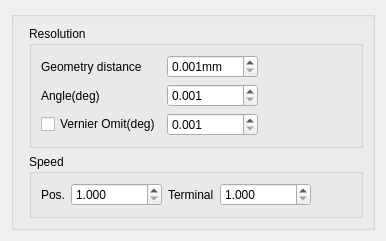
     <widget class="QWidget" name="tab_3">
      <attribute name="title">
       <string>Motion</string>
      </attribute>
      <layout class="QVBoxLayout" name="verticalLayout_9">
       <item>
        <widget class="QGroupBox" name="groupBox_8">
         <property name="title">
          <string/>
         </property>
         <layout class="QFormLayout" name="formLayout_4">
          <item row="1" column="1">
           <widget class="QGroupBox" name="groupBox_13">
            <property name="title">
             <string>Resolution</string>
            </property>
            <layout class="QGridLayout" name="gridLayout_9">
             <item row="2" column="1">
              <widget class="QDoubleSpinBox" name="spinOmit">
               <property name="toolTip">
                <string>Omit when less than angle</string>
               </property>
               <property name="decimals">
                <number>3</number>
               </property>
               <property name="minimum">
                <double>0.001000000000000</double>
               </property>
               <property name="maximum">
                <double>90.000000000000000</double>
               </property>
              </widget>
             </item>
             <item row="0" column="1">
              <widget class="QDoubleSpinBox" name="spinDistanceError">
               <property name="toolTip">
                <string>Geometry Distance</string>
               </property>
               <property name="suffix">
                <string>mm</string>
               </property>
               <property name="decimals">
                <number>3</number>
               </property>
               <property name="minimum">
                <double>0.001000000000000</double>
               </property>
               <property name="maximum">
                <double>100.000000000000000</double>
               </property>
              </widget>
             </item>
             <item row="0" column="0">
              <widget class="QLabel" name="label_24">
               <property name="text">
                <string>Geometry distance</string>
               </property>
              </widget>
             </item>
             <item row="1" column="1">
              <widget class="QDoubleSpinBox" name="spinAngleError">
               <property name="toolTip">
                <string>Angle Error</string>
               </property>
               <property name="decimals">
                <number>3</number>
               </property>
               <property name="minimum">
                <double>0.001000000000000</double>
               </property>
               <property name="maximum">
                <double>10.000000000000000</double>
               </property>
              </widget>
             </item>
             <item row="1" column="0">
              <widget class="QLabel" name="label_43">
               <property name="text">
                <string>Angle(deg)</string>
               </property>
              </widget>
             </item>
             <item row="2" column="0">
              <widget class="QCheckBox" name="chkOmit">
               <property name="layoutDirection">
                <enum>Qt::LeftToRight</enum>
               </property>
               <property name="text">
                <string>Vernier Omit(deg)</string>
               </property>
              </widget>
             </item>
             <item row="0" column="2">
              <spacer name="horizontalSpacer_7">
               <property name="orientation">
                <enum>Qt::Horizontal</enum>
               </property>
               <property name="sizeHint" stdset="0">
                <size>
                 <width>40</width>
                 <height>20</height>
                </size>
               </property>
              </spacer>
             </item>
            </layout>
           </widget>
          </item>
          <item row="2" column="1">
           <widget class="QGroupBox" name="groupBox_6">
            <property name="title">
             <string>Speed</string>
            </property>
            <layout class="QGridLayout" name="gridLayout_11">
             <item row="0" column="0">
              <widget class="QLabel" name="label_51">
               <property name="text">
                <string>Pos.</string>
               </property>
              </widget>
             </item>
             <item row="0" column="1">
              <widget class="QDoubleSpinBox" name="spinMaxSpeed">
               <property name="decimals">
                <number>3</number>
               </property>
               <property name="minimum">
                <double>1.000000000000000</double>
               </property>
               <property name="maximum">
                <double>1000000.000000000000000</double>
               </property>
              </widget>
             </item>
             <item row="0" column="4">
              <spacer name="horizontalSpacer_8">
               <property name="orientation">
                <enum>Qt::Horizontal</enum>
               </property>
               <property name="sizeHint" stdset="0">
                <size>
                 <width>40</width>
                 <height>20</height>
                </size>
               </property>
              </spacer>
             </item>
             <item row="0" column="2">
              <widget class="QLabel" name="label_52">
               <property name="text">
                <string>Terminal</string>
               </property>
              </widget>
             </item>
             <item row="0" column="3">
              <widget class="QDoubleSpinBox" name="spinMaxTerminalSpeed">
               <property name="decimals">
                <number>3</number>
               </property>
               <property name="minimum">
                <double>1.000000000000000</double>
               </property>
               <property name="maximum">
                <double>1000000.000000000000000</double>
               </property>
              </widget>
             </item>
            </layout>
           </widget>
          </item>
         </layout>
        </widget>
       </item>
      </layout>
     </widget>
